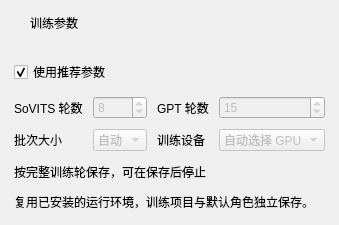
                      <widget class="QFrame" name="trainingParametersCard">
                        <property name="uiCard" stdset="0">
                          <bool>true</bool>
                        </property>
                        <layout class="QVBoxLayout" name="trainingParametersCardLayout">
                          <property name="leftMargin">
                            <number>0</number>
                          </property>
                          <property name="topMargin">
                            <number>0</number>
                          </property>
                          <property name="rightMargin">
                            <number>0</number>
                          </property>
                          <property name="bottomMargin">
                            <number>0</number>
                          </property>
                          <property name="spacing">
                            <number>0</number>
                          </property>
                          <item>
                            <widget class="QWidget" name="trainingParametersCardHeading">
                              <property name="cardHeading" stdset="0">
                                <bool>true</bool>
                              </property>
                              <layout class="QHBoxLayout" name="trainingParametersCardHeadingLayout" stretch="0,1">
                                <property name="leftMargin">
                                  <number>14</number>
                                </property>
                                <property name="topMargin">
                                  <number>14</number>
                                </property>
                                <property name="rightMargin">
                                  <number>14</number>
                                </property>
                                <property name="bottomMargin">
                                  <number>14</number>
                                </property>
                                <property name="spacing">
                                  <number>9</number>
                                </property>
                                <item>
                                  <widget class="QLabel" name="trainingParametersCardIcon">
                                    <property name="text">
                                      <string />
                                    </property>
                                    <property name="iconName" stdset="0">
                                      <string>settings</string>
                                    </property>
                                    <property name="maximumSize">
                                      <size>
                                        <width>21</width>
                                        <height>21</height>
                                      </size>
                                    </property>
                                  </widget>
                                </item>
                                <item>
                                  <widget class="QLabel" name="trainingParametersCardTitle">
                                    <property name="text">
                                      <string>训练参数</string>
                                    </property>
                                    <property name="cardTitle" stdset="0">
                                      <bool>true</bool>
                                    </property>
                                  </widget>
                                </item>
                              </layout>
                            </widget>
                          </item>
                          <item>
                            <widget class="QWidget" name="trainingParametersCardBody">
                              <layout class="QVBoxLayout" name="trainingParametersCardBodyLayout">
                                <property name="leftMargin">
                                  <number>14</number>
                                </property>
                                <property name="topMargin">
                                  <number>14</number>
                                </property>
                                <property name="rightMargin">
                                  <number>14</number>
                                </property>
                                <property name="bottomMargin">
                                  <number>14</number>
                                </property>
                                <property name="spacing">
                                  <number>12</number>
                                </property>
                                <item>
                                  <widget class="QCheckBox" name="trainingRecommendedCheck">
                                    <property name="text">
                                      <string>使用推荐参数</string>
                                    </property>
                                    <property name="checked">
                                      <bool>true</bool>
                                    </property>
                                    <property name="visible">
                                      <bool>false</bool>
                                    </property>
                                  </widget>
                                </item>
                                <item>
                                  <widget class="QWidget" name="trainingParameterFields">
                                    <layout class="QGridLayout" name="trainingParameterFieldsLayout">
                                      <property name="leftMargin">
                                        <number>0</number>
                                      </property>
                                      <property name="topMargin">
                                        <number>0</number>
                                      </property>
                                      <property name="rightMargin">
                                        <number>0</number>
                                      </property>
                                      <property name="bottomMargin">
                                        <number>0</number>
                                      </property>
                                      <property name="spacing">
                                        <number>10</number>
                                      </property>
                                      <item row="0" column="0">
                                        <widget class="QLabel" name="trainingSoVITSEpochsCaption">
                                          <property name="text">
                                            <string>SoVITS 轮数</string>
                                          </property>
                                        </widget>
                                      </item>
                                      <item row="0" column="1">
                                        <widget class="QSpinBox" name="trainingSoVITSEpochsSpin">
                                          <property name="minimum">
                                            <number>1</number>
                                          </property>
                                          <property name="maximum">
                                            <number>1000</number>
                                          </property>
                                          <property name="value">
                                            <number>8</number>
                                          </property>
                                          <property name="enabled">
                                            <bool>false</bool>
                                          </property>
                                        </widget>
                                      </item>
                                      <item row="0" column="2">
                                        <widget class="QLabel" name="trainingGPTEpochsCaption">
                                          <property name="text">
                                            <string>GPT 轮数</string>
                                          </property>
                                        </widget>
                                      </item>
                                      <item row="0" column="3">
                                        <widget class="QSpinBox" name="trainingGPTEpochsSpin">
                                          <property name="minimum">
                                            <number>1</number>
                                          </property>
                                          <property name="maximum">
                                            <number>1000</number>
                                          </property>
                                          <property name="value">
                                            <number>15</number>
                                          </property>
                                          <property name="enabled">
                                            <bool>false</bool>
                                          </property>
                                        </widget>
                                      </item>
                                      <item row="1" column="0">
                                        <widget class="QLabel" name="trainingBatchCaption">
                                          <property name="text">
                                            <string>批次大小</string>
                                          </property>
                                        </widget>
                                      </item>
                                      <item row="1" column="1">
                                        <widget class="QWidget" name="trainingBatchHolder">
                                          <layout class="QHBoxLayout" name="trainingBatchHolderLayout">
                                            <property name="leftMargin">
                                              <number>0</number>
                                            </property>
                                            <property name="topMargin">
                                              <number>0</number>
                                            </property>
                                            <property name="rightMargin">
                                              <number>0</number>
                                            </property>
                                            <property name="bottomMargin">
                                              <number>0</number>
                                            </property>
                                            <property name="spacing">
                                              <number>10</number>
                                            </property>
                                            <item>
                                              <widget class="QComboBox" name="trainingBatchCombo">
                                                <property name="enabled">
                                                  <bool>false</bool>
                                                </property>
                                                <item>
                                                  <property name="text">
                                                    <string>自动</string>
                                                  </property>
                                                </item>
                                              </widget>
                                            </item>
                                          </layout>
                                        </widget>
                                      </item>
                                      <item row="1" column="2">
                                        <widget class="QLabel" name="trainingDeviceCaption">
                                          <property name="text">
                                            <string>训练设备</string>
                                          </property>
                                        </widget>
                                      </item>
                                      <item row="1" column="3">
                                        <widget class="QWidget" name="trainingDeviceHolder">
                                          <layout class="QHBoxLayout" name="trainingDeviceHolderLayout">
                                            <property name="leftMargin">
                                              <number>0</number>
                                            </property>
                                            <property name="topMargin">
                                              <number>0</number>
                                            </property>
                                            <property name="rightMargin">
                                              <number>0</number>
                                            </property>
                                            <property name="bottomMargin">
                                              <number>0</number>
                                            </property>
                                            <property name="spacing">
                                              <number>10</number>
                                            </property>
                                            <item>
                                              <widget class="QComboBox" name="trainingDeviceCombo">
                                                <property name="enabled">
                                                  <bool>false</bool>
                                                </property>
                                                <item>
                                                  <property name="text">
                                                    <string>自动选择 GPU</string>
                                                  </property>
                                                </item>
                                              </widget>
                                            </item>
                                          </layout>
                                        </widget>
                                      </item>
                                    </layout>
                                  </widget>
                                </item>
                                <item>
                                  <widget class="QLabel" name="trainingAdvancedHint">
                                    <property name="text">
                                    <string>按完整训练轮保存，可在保存后停止</string>
                                    </property>
                                    <property name="tone" stdset="0">
                                      <string>muted</string>
                                    </property>
                                  </widget>
                                </item>
                                <item>
                                  <widget class="QLabel" name="trainingParameterHint">
                                    <property name="text">
                                    <string>复用已安装的运行环境，训练项目与默认角色独立保存。</string>
                                    </property>
                                    <property name="tone" stdset="0">
                                      <string>muted</string>
                                    </property>
                                    <property name="wordWrap">
                                      <bool>true</bool>
                                    </property>
                                  </widget>
                                </item>
                              </layout>
                            </widget>
                          </item>
                        </layout>
                      </widget>
